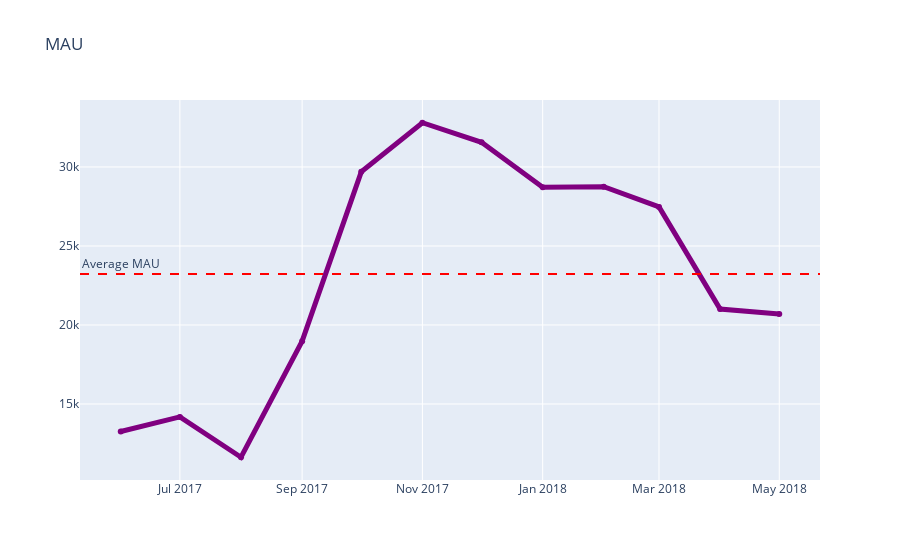

Write notebook code for a chart like this one.
### Code cell
#Visualising the data 

mau_fig = go.Figure(layout = go.Layout(
                    title = go.layout.Title(text = "MAU")))
mau_fig.add_trace(go.Scatter(x = mau['ses_month'],
                             y = mau['uid'],
                          mode = 'lines+markers',
                          name = 'lines+markers', 
                          line = dict(color = 'purple',
                         width = 5)))
mau_fig.add_hline(
                       y = mau['uid'].mean(),
               line_dash = "dash",
              line_color = "red",
         annotation_text = "Average MAU",
     annotation_position = "top left")

### Figure 1 — Plotly figure (JSON) as saved in the notebook; plotly's stock layout.template omitted (floating-point values rounded to 4 significant figures)
{"data": [{"line": {"color": "purple", "width": 5}, "mode": "lines+markers", "name": "lines+markers", "type": "scatter", "x": ["2017-06-01T00:00:00", "2017-07-01T00:00:00", "2017-08-01T00:00:00", "2017-09-01T00:00:00", "2017-10-01T00:00:00", "2017-11-01T00:00:00", "2017-12-01T00:00:00", "2018-01-01T00:00:00", "2018-02-01T00:00:00", "2018-03-01T00:00:00", "2018-04-01T00:00:00", "2018-05-01T00:00:00"], "y": [13259, 14183, 11631, 18975, 29692, 32797, 31557, 28716, 28749, 27473, 21008, 20701]}], "layout": {"annotations": [{"showarrow": false, "text": "Average MAU", "x": 0, "xanchor": "left", "xref": "x domain", "y": 23230.0, "yanchor": "bottom", "yref": "y"}], "shapes": [{"line": {"color": "red", "dash": "dash"}, "type": "line", "x0": 0, "x1": 1, "xref": "x domain", "y0": 23230.0, "y1": 23230.0, "yref": "y"}], "title": {"text": "MAU"}}}
